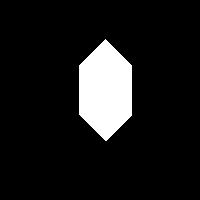
#> input picture image_data/WhiteDiamond2019.tif, 200 x 200 px
$ python q3_trial.py
#> lines starting #> are read from the running program, lines starting #| are printed output that depends on the picture; after the words box and inside, x2 and y2 are one past the last pixel; in counts of white or black regions, pixels touching at a corner belong together
import numpy as np
from scipy.ndimage import gaussian_filter
from scipy import ndimage
import matplotlib.pyplot as plt
from PIL import Image

# Step 1: Load and convert the image to grayscale
image = Image.open("../../image_data/WhiteDiamond2019.tif").convert('L')
#> image: PIL image 200x200 L; 10.1% white; 1 white region, box (x1, y1, x2, y2) and area: (79, 39, 132, 141) 4028
image = np.array(image)

# Step 2: Compute the gradient of the image in the x and y directions
sobel_x = np.array([[-1, 0, 1], [-2, 0, 2], [-1, 0, 1]])
sobel_y = np.array([[1, 2, 1], [0, 0, 0], [-1, -2, -1]])

ix = ndimage.convolve(image, sobel_x, mode='reflect')
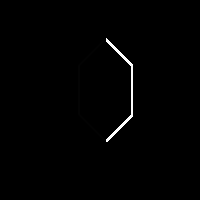
#> ix: shape (200, 200); min 0, max 255, mean 2
iy = ndimage.convolve(image, sobel_y, mode='reflect')

# Step 3: Compute elements of the structure tensor
i_xx = ix ** 2
i_yy = iy ** 2
i_xy = ix * iy

# Step 4: Apply Gaussian filter to each of these images
gaussian_window_size = 5
i_xx = gaussian_filter(i_xx, gaussian_window_size)
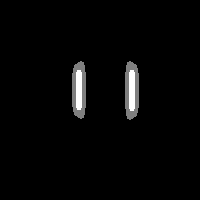
#> i_xx: shape (200, 200); min 0, max 2, mean 0.0477; drawn with min black and max white
i_yy = gaussian_filter(i_yy, gaussian_window_size)
#> i_yy: shape (200, 200); every value is 0
i_xy = gaussian_filter(i_xy, gaussian_window_size)
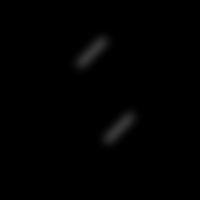
#> i_xy: shape (200, 200); min 0, max 55, mean 1.2

# Step 5: Compute the response function R
k = 0.04
det = (i_xx * i_yy) - (i_xy ** 2)
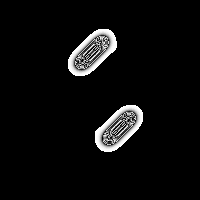
#> det: shape (200, 200); min 0, max 255, mean 12.2
trace = i_xx + i_yy
response = det - k * (trace ** 2)

# Step 6: Perform non-maximum suppression
local_maxima = ndimage.maximum_filter(response, size=5) == response
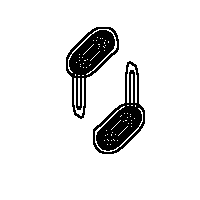
#> local_maxima: shape (200, 200) bool; 90.5% white; 2 black regions, box (x1, y1, x2, y2) and area: (66, 27, 119, 119) 1911, (93, 61, 145, 154) 1909

# Apply a threshold to keep only strong corners
threshold = 0.1 * response.max()
#> threshold = 25.5
corners = (response > threshold) & local_maxima
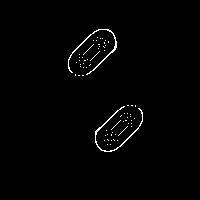
#> corners: shape (200, 200) bool; 1.2% white in thin lines or dots, all inside (x1, y1, x2, y2) = (68, 29, 143, 152)

# Show the image and the detected corners
plt.imshow(image, cmap='gray')
plt.plot(np.nonzero(corners)[1], np.nonzero(corners)[0], 'ro')
plt.show()
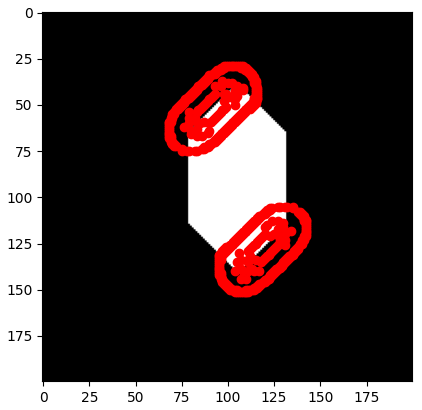
#> figure drawn by matplotlib, 1 panel

$ run again, with image_data/WhiteMixComplex2019.tif copied over image_data/WhiteDiamond2019.tif
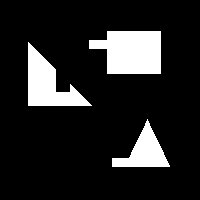
#> input picture image_data/WhiteMixComplex2019.tif, 200 x 200 px
#> image: PIL image 200x200 L; 13.9% white; 3 white regions, box (x1, y1, x2, y2) and area: (89, 31, 161, 74) 2484, (28, 42, 92, 106) 1863, (112, 119, 170, 167) 1229
#> `local_maxima = ndimage.maximum_filter(response, size=5) == response`:
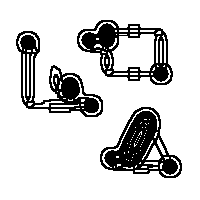
#> local_maxima: shape (200, 200) bool; 82.1% white; 3 black regions, box (x1, y1, x2, y2) and area: (100, 107, 182, 178) 2671, (16, 31, 103, 117) 2252, (77, 20, 173, 85) 2239
#> threshold = 25.5
#> corners: shape (200, 200) bool; 2.4% white in thin lines or dots, all inside (x1, y1, x2, y2) = (18, 22, 180, 176)
#> `plt.show()`:
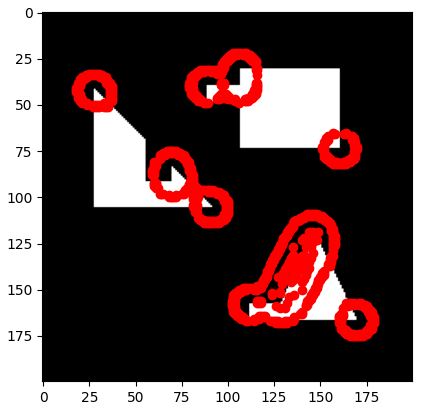
#> figure drawn by matplotlib, 1 panel

$ run again, with image_data/WhiteRectangle22019-1.tif copied over image_data/WhiteDiamond2019.tif
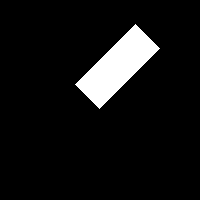
#> input picture image_data/WhiteRectangle22019-1.tif, 200 x 200 px
#> image: PIL image 200x200 L; 7.4% white; 1 white region, box (x1, y1, x2, y2) and area: (75, 24, 160, 109) 2965
#> `local_maxima = ndimage.maximum_filter(response, size=5) == response`:
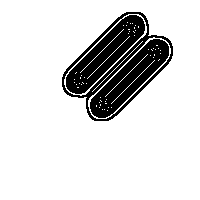
#> local_maxima: shape (200, 200) bool; 85% white; 1 black region, box (x1, y1, x2, y2) and area: (62, 12, 173, 121) 6004
#> threshold = 25.5
#> corners: shape (200, 200) bool; 2.4% white in thin lines or dots, all inside (x1, y1, x2, y2) = (64, 14, 171, 119)
#> `plt.show()`:
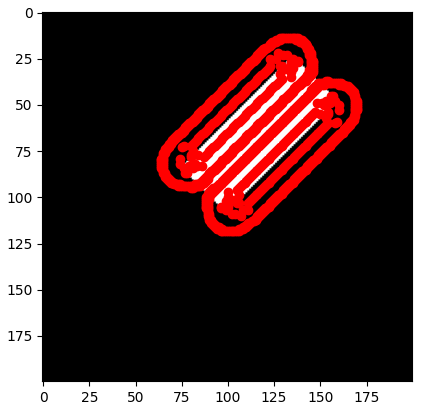
#> figure drawn by matplotlib, 1 panel

$ run again, with image_data/WhiteTriangle2019.tif copied over image_data/WhiteDiamond2019.tif
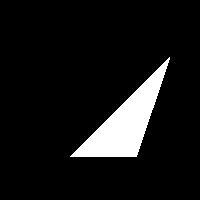
#> input picture image_data/WhiteTriangle2019.tif, 200 x 200 px
#> image: PIL image 200x200 L; 8.5% white; 1 white region, box (x1, y1, x2, y2) and area: (70, 57, 170, 157) 3417
#> local_maxima: shape (200, 200) bool; 82.2% white; 1 black region, box (x1, y1, x2, y2) and area: (57, 44, 184, 170) 7139
#> threshold = 25.5
#> corners: shape (200, 200) bool; 2.4% white in thin lines or dots, all inside (x1, y1, x2, y2) = (59, 46, 182, 168)
#> `plt.show()`:
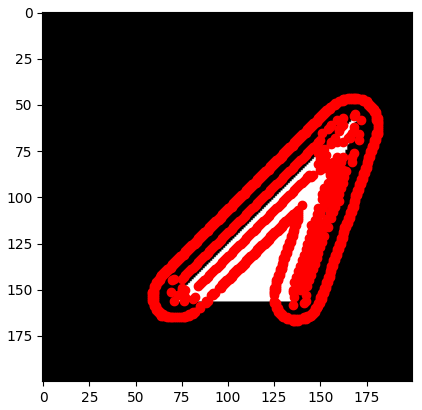
#> figure drawn by matplotlib, 1 panel
